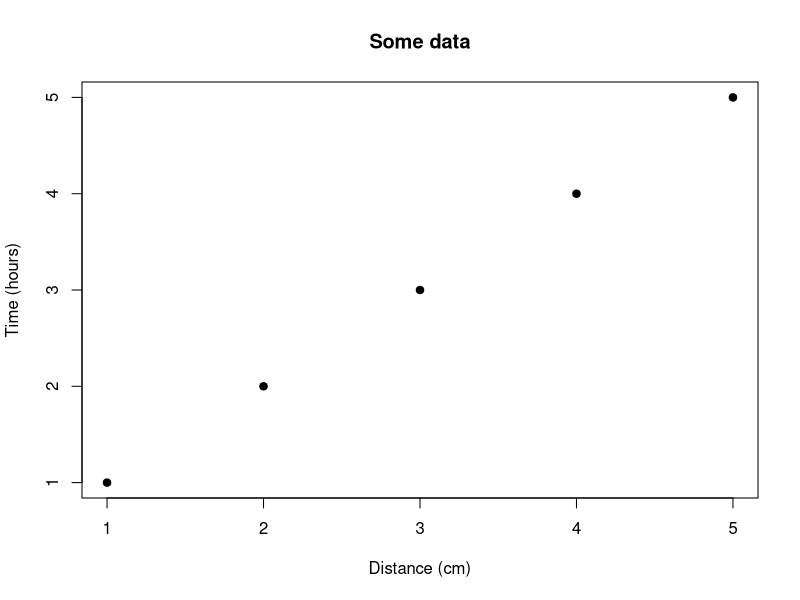

Write the R code that produced this figure.
## ---- chunk 1
knitr::opts_chunk$set(echo = FALSE) # By default, hide code; set to TRUE to see code
knitr::opts_chunk$set(fig.pos = 'p') # Places figures on pages separate from text
knitr::opts_chunk$set(out.width = '100%', dpi=300) # Figure resolution and size
knitr::opts_chunk$set(fig.env="figure") # Latex figure environment
## ---- chunk 2


## ---- chunk 3
plot(1:5,pch=19,main="Some data",xlab="Distance (cm)",ylab="Time (hours)")
## ---- chunk 4
df = data.frame(ID=1:3,code=letters[1:3])

# kable can alse be used for creating tables
knitr::kable(df,caption="This is the table caption",format="latex",
             booktabs=TRUE,label="tab2")
